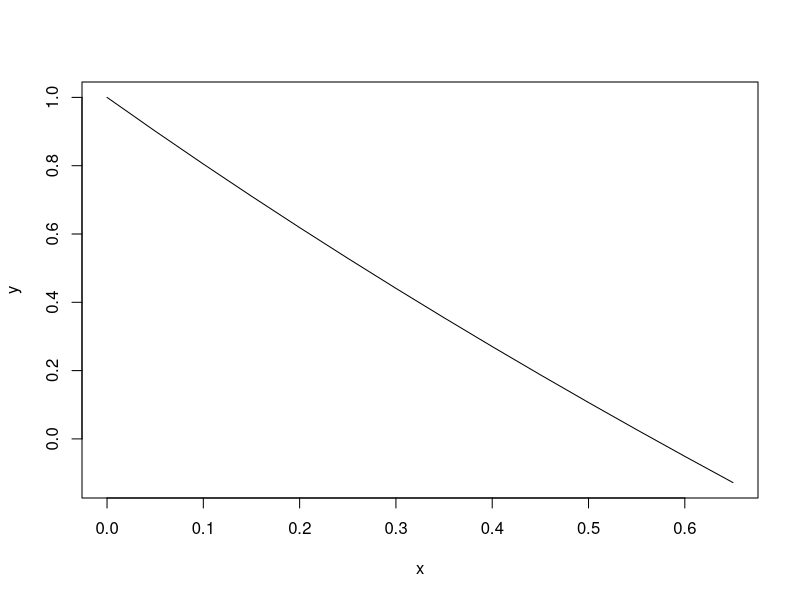
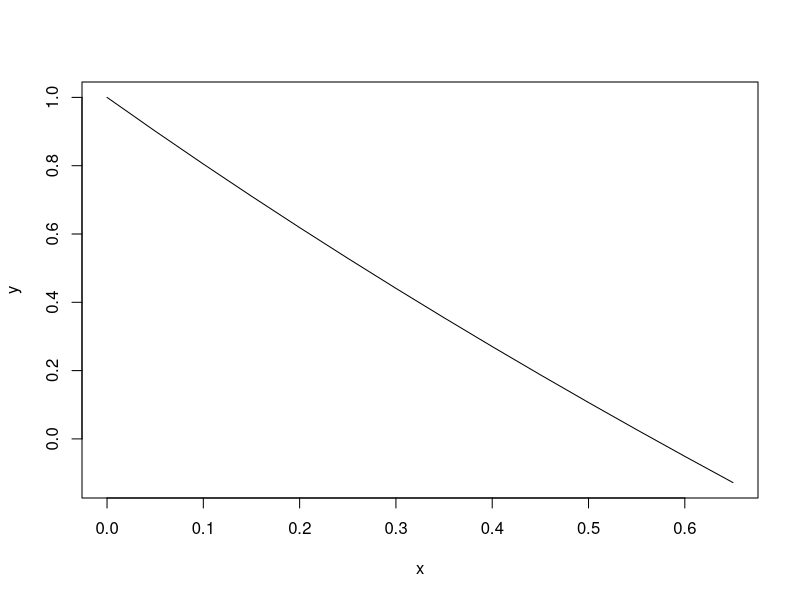
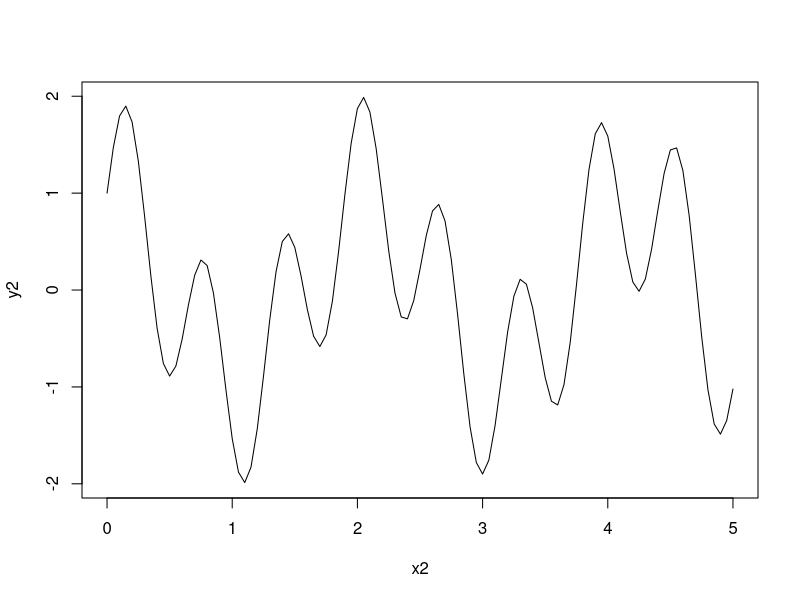
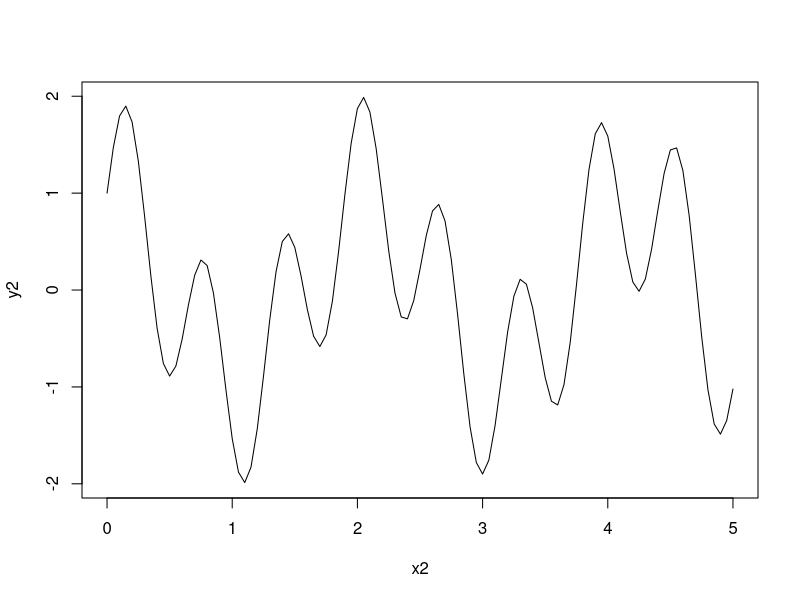
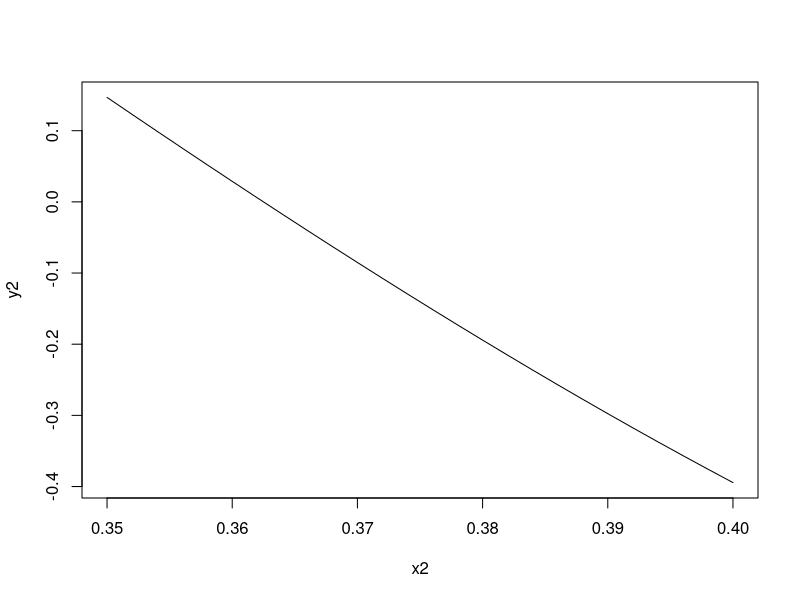
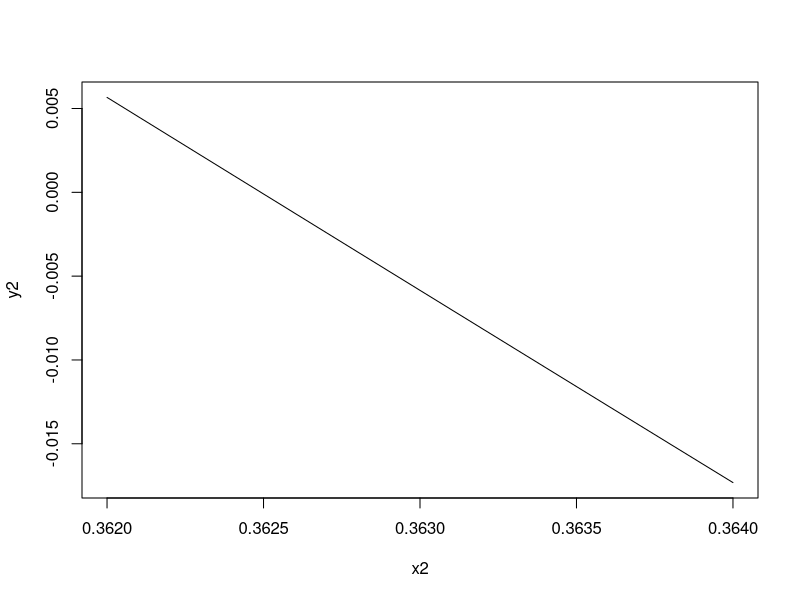
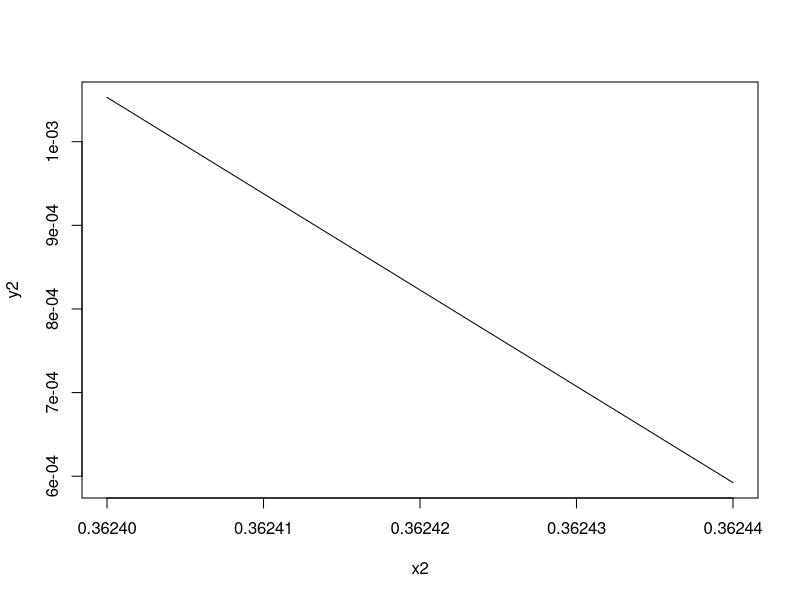

Source code (R) for these figures, in order:
x = seq(0,0.65,0.05); x

y = exp(-x)-x ; y

plot(x,y,type = "l")

a = data.frame(x,y) ; a

graph <- function(x){
  y = exp(-x)-x
  data.frame(x,y)
  print(data.frame(x,y))
  plot(x,y,type = "l")
}

graph(seq(0,0.65,0.05))

x2 = seq(0,5,0.05); x2
y2 = sin(10*x2)+cos(3*x2); y2

b = data.frame(x2,y2); b

plot(x2,y2,type = "l")

graph2 <- function(x2){
  y2 = sin(10*x2)+cos(3*x2)
  data.frame(x2,y2)
  print(data.frame(x2,y2))
  plot(x2,y2,type = "l")
}

graph2(seq(0,5,0.05))
graph2(seq(0.35,0.4,0.002))
graph2(seq(0.362,0.364,0.0001))
graph2(seq(0.3624,0.36245,0.00002))
